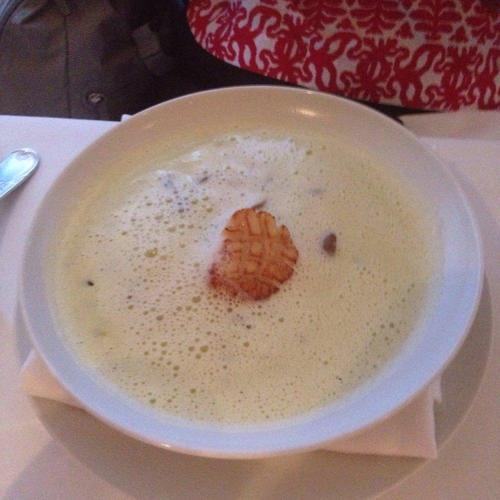
#> input picture Contour finding/photos/4505.jpg, 500 x 500 px
$ jupyter execute --allow-errors ContourFinding.ipynb
#> lines starting #> are read from the running program, lines starting #| are printed output that depends on the picture
[cell 1]
import numpy as np
import matplotlib.pyplot as plt

from skimage import measure
import os
from PIL import Image


from skimage.color import rgb2gray
from skimage import data

[cell 2]
img=np.array(Image.open('./photos/4505.jpg'))
#> img is the input picture: shape (500, 500, 3); mean R, G, B 150.2, 123.8, 119
img_gray = rgb2gray(img)
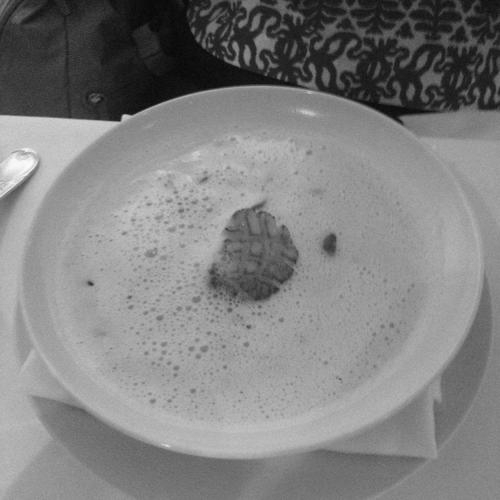
#> img_gray: shape (500, 500) float64; min 0.0274, max 0.987, mean 0.506
# Find contours at a constant value of x
contours = measure.find_contours(img_gray, .5)
#> contours = 413 point arrays, longest 930 points

# Display the image and plot all contours found
fig, ax = plt.subplots()
ax.imshow(img_gray,interpolation='nearest', cmap=plt.cm.gray)

for n, contour in enumerate(contours):
   ax.plot(contour[:, 1], contour[:, 0], linewidth=2)

ax.axis('image')
ax.set_xticks([])
ax.set_yticks([])
plt.show()
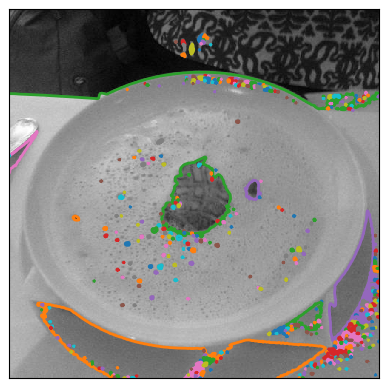
#> figure drawn by matplotlib, 1 panel

$ run again, with Contour finding/photos/11078.jpg copied over Contour finding/photos/4505.jpg
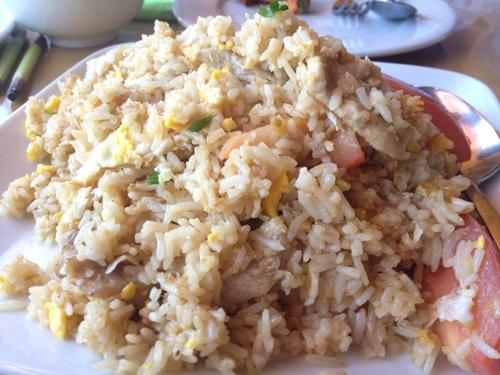
#> input picture Contour finding/photos/11078.jpg, 500 x 375 px
#> img is the input picture: shape (375, 500, 3); mean R, G, B 170.1, 149.1, 135.4
#> `img_gray = rgb2gray(img)`:
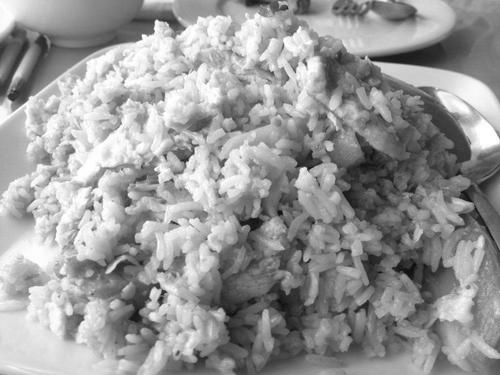
#> img_gray: shape (375, 500) float64; min 0.0379, max 1, mean 0.598
#> contours = 472 point arrays, longest 1887 points
#> `plt.show()`:
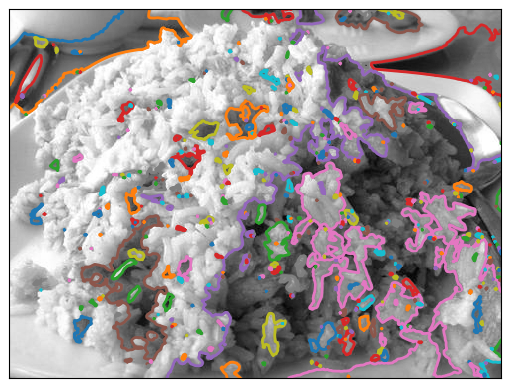
#> figure drawn by matplotlib, 1 panel

$ run again, with Contour finding/photos/1449.jpg copied over Contour finding/photos/4505.jpg
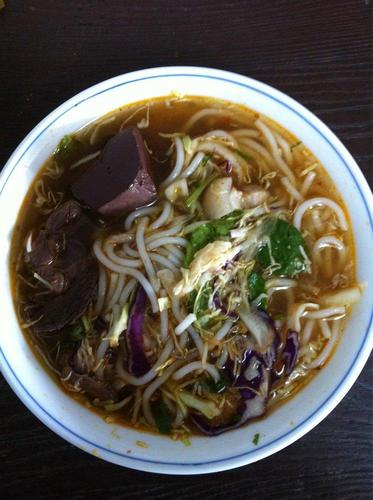
#> input picture Contour finding/photos/1449.jpg, 373 x 500 px
#> img is the input picture: shape (500, 373, 3); mean R, G, B 93.6, 87, 76.4
#> `img_gray = rgb2gray(img)`:
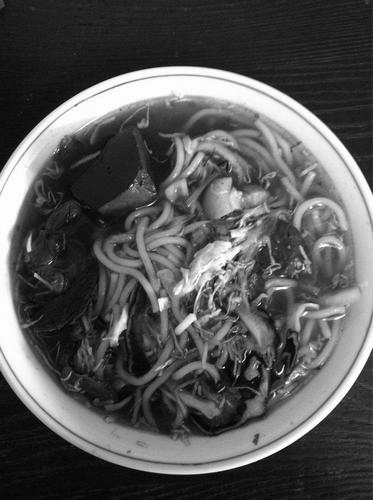
#> img_gray: shape (500, 373) float64; min 0.00339, max 1, mean 0.344
#> contours = 352 point arrays, longest 2751 points
#> `plt.show()`:
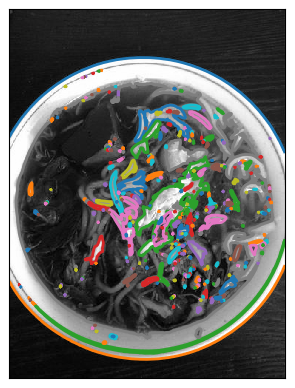
#> figure drawn by matplotlib, 1 panel

$ run again, with Contour finding/photos/68960.jpg copied over Contour finding/photos/4505.jpg
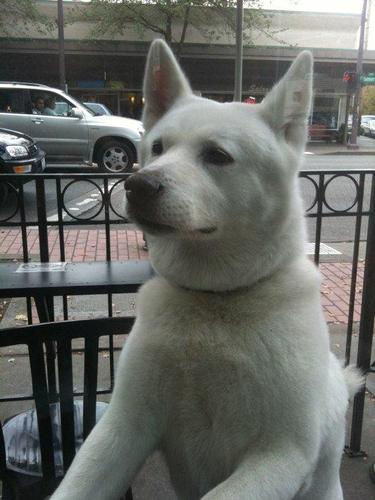
#> input picture Contour finding/photos/68960.jpg, 375 x 500 px
#> img is the input picture: shape (500, 375, 3); mean R, G, B 102.6, 104.8, 100.5
#> contours = 645 point arrays, longest 1725 points
#> the loop `for n, contour in enumerate(contours):` made 645 passes
#> contour on passes 3, 4, 7: [[0, 91.41], [0.937, 92], [0.0568, 93], [0, 93.68]], [[0, 94.12], [0.695, 95], [0, 95.56]], [[0, 108.8], [0.303, 109], [0, 109.2]]
#> `plt.show()`:
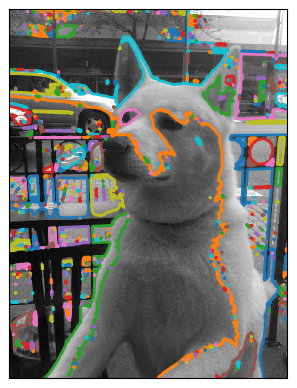
#> figure drawn by matplotlib, 1 panel
